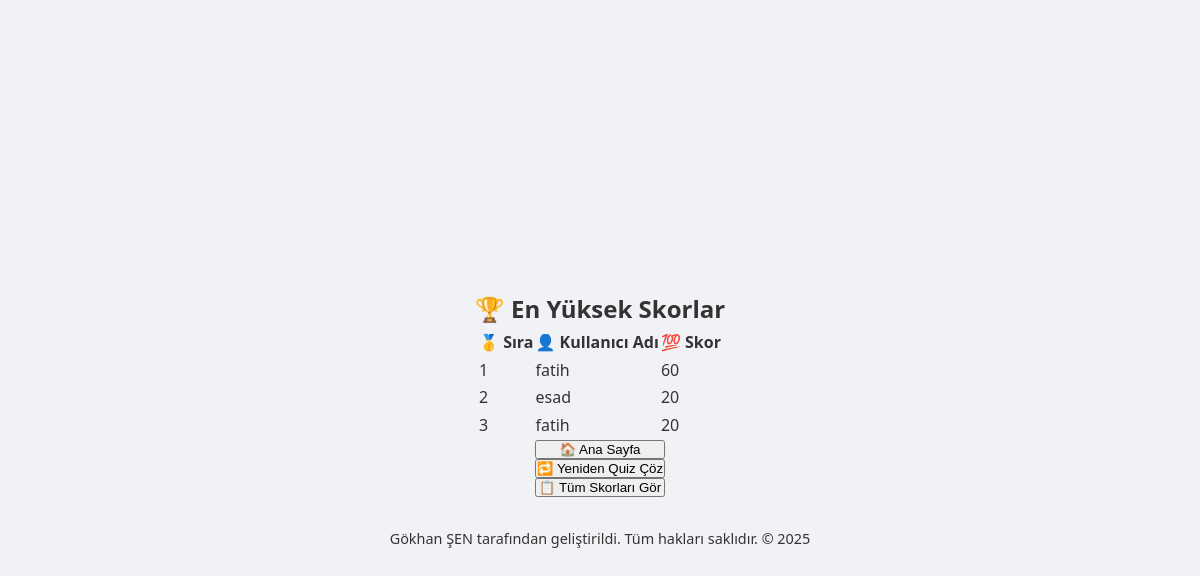
Before: /scores with the older database file.
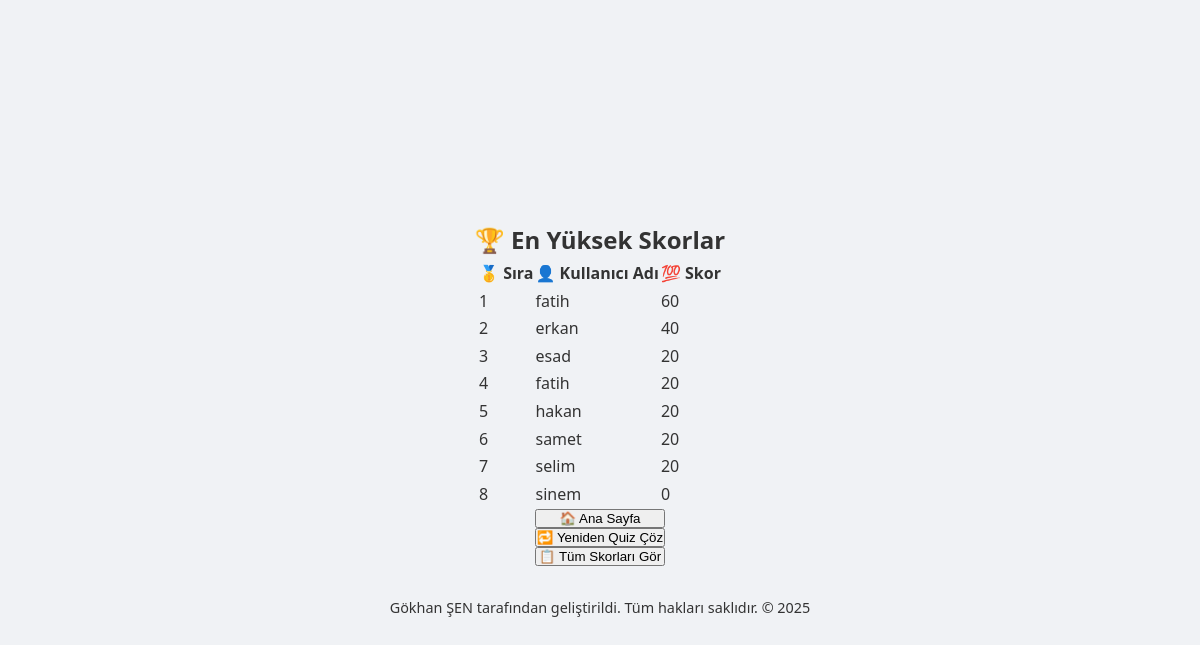
After: the same page with the newer database file.
### flask_quiz_app/models.py (models this page shows)
class Score(db.Model):
    id = db.Column(db.Integer, primary_key=True)
    score = db.Column(db.Integer, nullable=False)
    user_id = db.Column(db.Integer, db.ForeignKey('user.id'), nullable=False)

class User(db.Model):
    id = db.Column(db.Integer, primary_key=True)
    username = db.Column(db.String(80), unique=True, nullable=False)
    highest_score = db.Column(db.Integer, default=0)
    last_score = db.Column(db.Integer, default=0)
    results = db.relationship('Result', back_populates='user', cascade='all, delete-orphan')
    scores = db.relationship('Score', backref='user', lazy=True, cascade='all, delete-orphan')

### flask_quiz_app/routes.py (the view)
@quiz_bp.route('/scores')
def top_scores():
    results = Score.query.order_by(Score.score.desc()).limit(10).all()
    return render_template('scores.html', results=results, show_all=False)

### flask_quiz_app/templates/scores.html (shortened to what this page needs)
<!DOCTYPE html>
<html lang="tr">
<head>
    <link rel="stylesheet" href="{{ url_for('static', filename='css/style.css') }}">
</head>
<body>
    <h2>🏆 En Yüksek Skorlar</h2>
    <table>
        <thead>
            <tr>
                <th>🥇 Sıra</th>
                <th>👤 Kullanıcı Adı</th>
                <th>💯 Skor</th>
            </tr>
        </thead>
        <tbody>
            {% for result in results %}
            <tr>
                <td>{{ loop.index }}</td>
                <td>{{ result.user.username }}</td>
                <td>{{ result.score }}</td>
            </tr>
            {% endfor %}
        </tbody>
    </table>
    <div class="button-container">
        <form action="/" method="get">
            <button>🏠 Ana Sayfa</button>
        </form>
        <form action="/quiz" method="get">
            <button>🔁 Yeniden Quiz Çöz</button>
        </form>
        {% if not show_all %}
        <form action="{{ url_for('quiz_bp.all_scores') }}" method="get">
            <button>📋 Tüm Skorları Gör</button>
        </form>
        {% endif %}
    </div>
    <footer>
        <p>Gökhan ŞEN tarafından geliştirildi. Tüm hakları saklıdır. © 2025</p>
    </footer>
</body>
</html>

### flask_quiz_app/static/css/style.css (style rules this page uses)
* { margin: 0; padding: 0; box-sizing: border-box; }
body { font-family: 'Segoe UI', Tahoma, Geneva, Verdana, sans-serif; line-height: 1.6; background-color: #f0f2f5; color: #333; padding-top: 50px; display: flex; justify-content: center; align-items: center; min-height: 100vh; flex-direction: column; }
form { display: flex; flex-direction: column; gap: 15px; }
footer { text-align: center; padding: 10px; color: #333; font-size: 0.9rem; margin-top: 20px; width: 100%; background-color: transparent; }

Changed rows visible on the page:
added Score: user.username "erkan", score "40"
added Score: user.username "hakan", score "20"
added Score: user.username "samet", score "20"
added Score: user.username "selim", score "20"
added Score: user.username "sinem", score "0"
